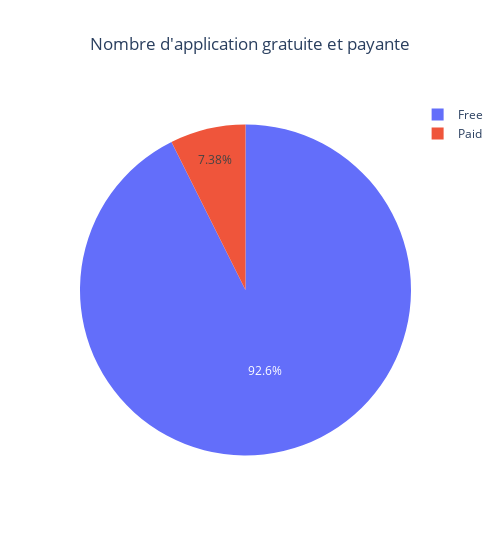

The cell this chart's notebook holds for it:
### Markdown cell above
Création du graphe

### Code cell
fig = go.Figure(data=[go.Pie(
    labels=type_counts.index,
    values=type_counts
)])
fig.update_layout(
    title_text='Nombre d\'application gratuite et payante',
    width=500,
    title_x=0.5
)

### Figure 1 — Plotly figure (JSON) as saved in the notebook; plotly's stock layout.template omitted (floating-point values rounded to 4 significant figures)
{"data": [{"labels": ["Free", "Paid"], "type": "pie", "values": [10039, 800]}], "layout": {"title": {"text": "Nombre d'application gratuite et payante", "x": 0.5}, "width": 500}}
